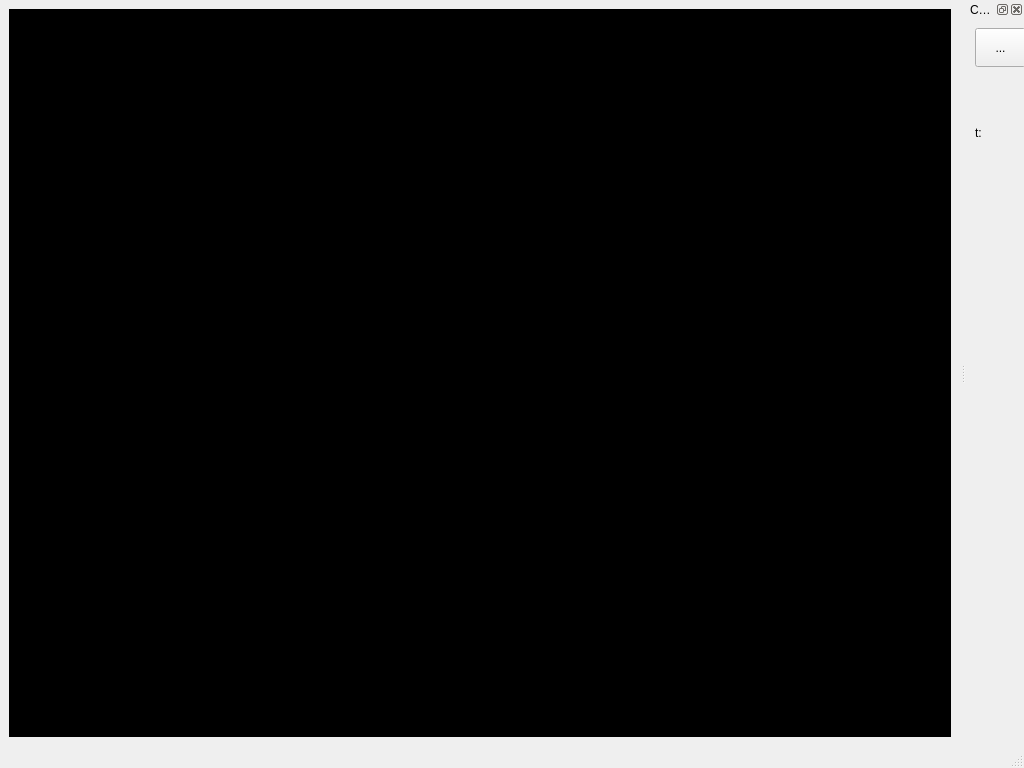
<?xml version="1.0" encoding="UTF-8"?>
<ui version="4.0">
 <class>MainWindow</class>
 <widget class="QMainWindow" name="MainWindow">
  <property name="geometry">
   <rect>
    <x>0</x>
    <y>0</y>
    <width>1024</width>
    <height>768</height>
   </rect>
  </property>
  <property name="windowTitle">
   <string>MainWindow</string>
  </property>
  <widget class="QWidget" name="centralwidget">
   <layout class="QHBoxLayout" name="horizontalLayout">
    <item>
     <widget class="QWidget" name="widget" native="true">
      <property name="autoFillBackground">
       <bool>false</bool>
      </property>
      <property name="styleSheet">
       <string notr="true">QWidget
{
  background-color: black;
}</string>
      </property>
     </widget>
    </item>
   </layout>
  </widget>
  <widget class="QMenuBar" name="menubar">
   <property name="geometry">
    <rect>
     <x>0</x>
     <y>0</y>
     <width>1024</width>
     <height>40</height>
    </rect>
   </property>
  </widget>
  <widget class="QStatusBar" name="statusbar"/>
  <widget class="QDockWidget" name="dockWidget_5">
   <property name="windowTitle">
    <string>Camera track</string>
   </property>
   <attribute name="dockWidgetArea">
    <number>2</number>
   </attribute>
   <widget class="QWidget" name="dockWidgetContents_5">
    <widget class="QLabel" name="label">
     <property name="geometry">
      <rect>
       <x>9</x>
       <y>99</y>
       <width>19</width>
       <height>30</height>
      </rect>
     </property>
     <property name="text">
      <string>t:</string>
     </property>
    </widget>
    <widget class="QToolButton" name="toolButton">
     <property name="geometry">
      <rect>
       <x>9</x>
       <y>9</y>
       <width>51</width>
       <height>39</height>
      </rect>
     </property>
     <property name="text">
      <string>...</string>
     </property>
    </widget>
    <widget class="QToolButton" name="toolButton_2">
     <property name="geometry">
      <rect>
       <x>70</x>
       <y>10</y>
       <width>51</width>
       <height>39</height>
      </rect>
     </property>
     <property name="text">
      <string>...</string>
     </property>
     <property name="checkable">
      <bool>true</bool>
     </property>
    </widget>
    <widget class="QToolButton" name="toolButton_3">
     <property name="geometry">
      <rect>
       <x>130</x>
       <y>10</y>
       <width>51</width>
       <height>39</height>
      </rect>
     </property>
     <property name="text">
      <string>...</string>
     </property>
     <property name="checkable">
      <bool>true</bool>
     </property>
    </widget>
    <widget class="QToolButton" name="toolButton_4">
     <property name="geometry">
      <rect>
       <x>190</x>
       <y>10</y>
       <width>51</width>
       <height>39</height>
      </rect>
     </property>
     <property name="text">
      <string>...</string>
     </property>
     <property name="checkable">
      <bool>true</bool>
     </property>
    </widget>
    <widget class="QToolButton" name="toolButton_5">
     <property name="geometry">
      <rect>
       <x>250</x>
       <y>10</y>
       <width>51</width>
       <height>39</height>
      </rect>
     </property>
     <property name="text">
      <string>...</string>
     </property>
     <property name="checkable">
      <bool>true</bool>
     </property>
    </widget>
   </widget>
  </widget>
 </widget>
 <resources/>
 <connections/>
</ui>
